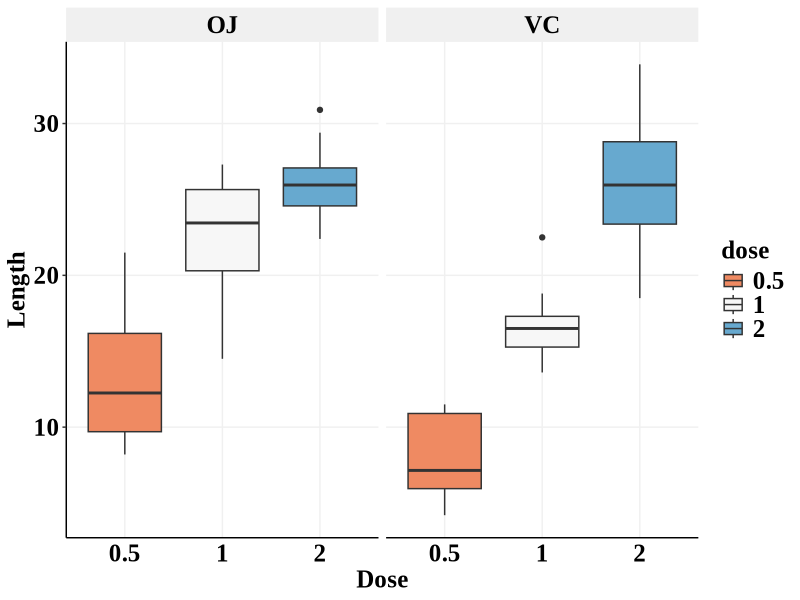
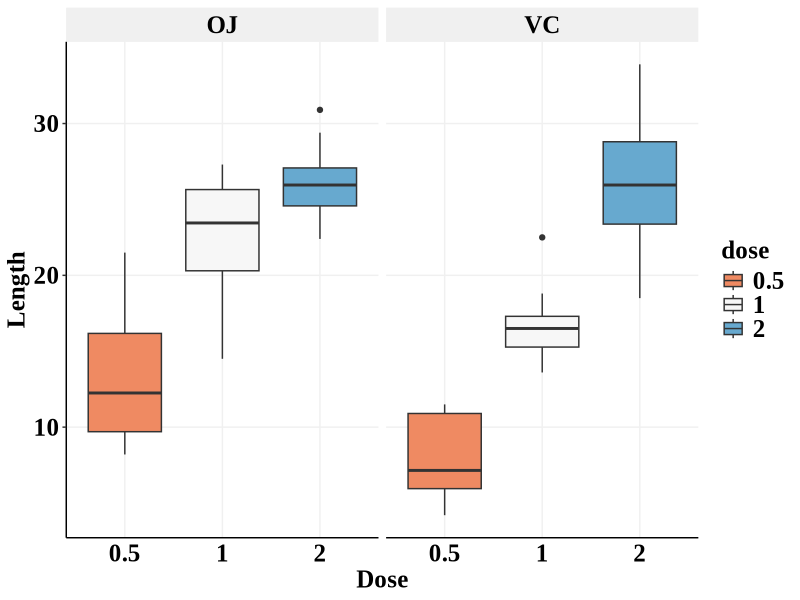

These charts were generated, in order, by the following R code:
## ---- chunk 1
knitr::opts_chunk$set(
  collapse = TRUE,
  comment = "#>",
  out.width = "100%", 
  eval = FALSE
)
## ---- chunk 2
library(datasets)
library(tidyverse)
## ---- chunk 3
path <- "/aryeelab/users/corri/Oct24_Presentation/Aryee_LM_Oct24_2023/Figures/"
## ---- chunk 4
ToothGrowth$dose <- as.factor(ToothGrowth$dose)
## ---- chunk 5
# Change box plot colors by groups
p<-ggplot(ToothGrowth, aes(x=dose, y=len, fill = dose)) +
  geom_boxplot()+
  theme_classic()+
  theme(panel.grid.major = element_line(color = "#f0f0f0",
                                        size = 0.5))+
  theme(plot.title = element_text(color = "black", family = "Times New Roman", size = 18, face = "bold"),
        axis.text.x = element_text(color = "black", family = "Times New Roman", size = 18,face = "bold"),
        axis.text.y = element_text(color = "black", family = "Times New Roman", size = 18,face = "bold"),
        axis.title.x = element_text(color = "black", family = "Times New Roman", size = 18,face = "bold"),
        axis.title.y = element_text(color = "black", family = "Times New Roman", size = 18,face = "bold"),
        axis.ticks.x=element_blank(),
        legend.text=element_text(color = "black", family = "Times New Roman", size =18,face = "bold"),
        legend.title=element_text(color = "black", family = "Times New Roman", size = 18,face = "bold"),
        strip.text.x = element_text(color = "black", family = "Times New Roman", size = 18,face = "bold"),
        strip.background=element_rect(colour="#f0f0f0",fill="#f0f0f0"))+
  scale_fill_brewer(palette="RdBu") +
  xlab("Dose")+
  ylab("Length") +
  facet_wrap(~supp)
p

ggsave(paste0(path,"Example_plot1.png"), width=8, height=4)
